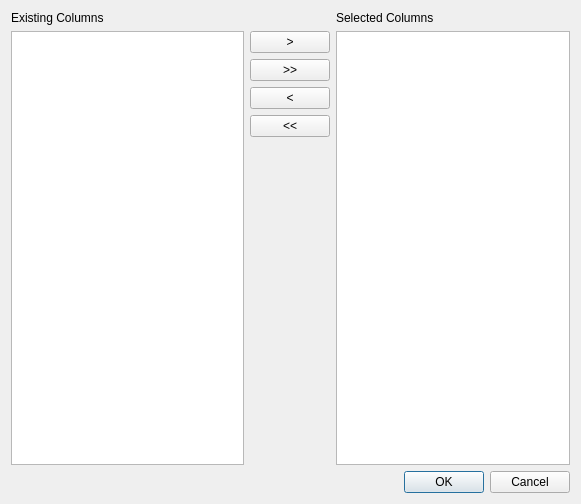
<?xml version="1.0" encoding="UTF-8"?>
<ui version="4.0">
 <class>DialogColumns</class>
 <widget class="QDialog" name="DialogColumns">
  <property name="geometry">
   <rect>
    <x>0</x>
    <y>0</y>
    <width>581</width>
    <height>504</height>
   </rect>
  </property>
  <property name="windowTitle">
   <string>Choose Columns</string>
  </property>
  <layout class="QGridLayout" name="gridLayout_2">
   <item row="0" column="0">
    <layout class="QVBoxLayout" name="verticalLayout">
     <item>
      <layout class="QGridLayout" name="gridLayout">
       <item row="0" column="0">
        <widget class="QLabel" name="label">
         <property name="text">
          <string>Existing Columns</string>
         </property>
        </widget>
       </item>
       <item row="1" column="2" rowspan="5">
        <widget class="QListWidget" name="listSelectedColumns"/>
       </item>
       <item row="1" column="1">
        <widget class="QPushButton" name="buttonAdd">
         <property name="text">
          <string>&gt;</string>
         </property>
        </widget>
       </item>
       <item row="1" column="0" rowspan="5">
        <widget class="QListWidget" name="listExistingColumns"/>
       </item>
       <item row="0" column="2">
        <widget class="QLabel" name="label_2">
         <property name="text">
          <string>Selected Columns</string>
         </property>
        </widget>
       </item>
       <item row="2" column="1">
        <widget class="QPushButton" name="buttonAddAll">
         <property name="text">
          <string>&gt;&gt;</string>
         </property>
        </widget>
       </item>
       <item row="3" column="1">
        <widget class="QPushButton" name="buttonRemove">
         <property name="text">
          <string>&lt;</string>
         </property>
        </widget>
       </item>
       <item row="4" column="1">
        <widget class="QPushButton" name="buttonRemoveAll">
         <property name="text">
          <string>&lt;&lt;</string>
         </property>
        </widget>
       </item>
       <item row="5" column="1">
        <spacer name="verticalSpacer">
         <property name="orientation">
          <enum>Qt::Vertical</enum>
         </property>
         <property name="sizeHint" stdset="0">
          <size>
           <width>20</width>
           <height>40</height>
          </size>
         </property>
        </spacer>
       </item>
      </layout>
     </item>
     <item>
      <widget class="QDialogButtonBox" name="buttonBox">
       <property name="orientation">
        <enum>Qt::Horizontal</enum>
       </property>
       <property name="standardButtons">
        <set>QDialogButtonBox::Cancel|QDialogButtonBox::Ok</set>
       </property>
      </widget>
     </item>
    </layout>
   </item>
  </layout>
 </widget>
 <resources/>
 <connections>
  <connection>
   <sender>buttonBox</sender>
   <signal>accepted()</signal>
   <receiver>DialogColumns</receiver>
   <slot>accept()</slot>
   <hints>
    <hint type="sourcelabel">
     <x>248</x>
     <y>254</y>
    </hint>
    <hint type="destinationlabel">
     <x>157</x>
     <y>274</y>
    </hint>
   </hints>
  </connection>
  <connection>
   <sender>buttonBox</sender>
   <signal>rejected()</signal>
   <receiver>DialogColumns</receiver>
   <slot>reject()</slot>
   <hints>
    <hint type="sourcelabel">
     <x>316</x>
     <y>260</y>
    </hint>
    <hint type="destinationlabel">
     <x>286</x>
     <y>274</y>
    </hint>
   </hints>
  </connection>
 </connections>
</ui>
